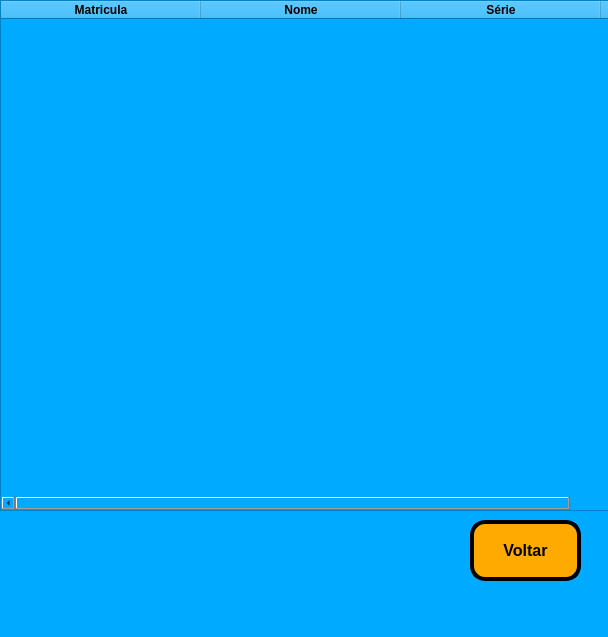
<?xml version="1.0" encoding="UTF-8"?>
<ui version="4.0">
 <class>MainWindow</class>
 <widget class="QMainWindow" name="MainWindow">
  <property name="geometry">
   <rect>
    <x>0</x>
    <y>0</y>
    <width>608</width>
    <height>637</height>
   </rect>
  </property>
  <property name="windowTitle">
   <string>Lista Alunos</string>
  </property>
  <property name="styleSheet">
   <string notr="true">background-color: rgb(0, 170, 255);</string>
  </property>
  <widget class="QWidget" name="centralwidget">
   <widget class="QPushButton" name="pushButton">
    <property name="geometry">
     <rect>
      <x>470</x>
      <y>520</y>
      <width>111</width>
      <height>61</height>
     </rect>
    </property>
    <property name="font">
     <font>
      <pointsize>12</pointsize>
      <weight>75</weight>
      <bold>true</bold>
     </font>
    </property>
    <property name="styleSheet">
     <string notr="true">background-color: rgb(255, 170, 0);
border-radius: 15px;
border-style: outset;
border-width: 4px;
border-color: black;</string>
    </property>
    <property name="text">
     <string>Voltar</string>
    </property>
    <property name="icon">
     <iconset>
      <normaloff>../../../../.designer/backup/voltar.png</normaloff>../../../../.designer/backup/voltar.png</iconset>
    </property>
   </widget>
   <widget class="QTableWidget" name="tableWidget">
    <property name="geometry">
     <rect>
      <x>0</x>
      <y>0</y>
      <width>771</width>
      <height>511</height>
     </rect>
    </property>
    <property name="font">
     <font>
      <pointsize>12</pointsize>
      <weight>75</weight>
      <bold>true</bold>
     </font>
    </property>
    <property name="styleSheet">
     <string notr="true">tableWidget.setColumnWidth(0, 1555)</string>
    </property>
    <attribute name="horizontalHeaderVisible">
     <bool>true</bool>
    </attribute>
    <attribute name="horizontalHeaderDefaultSectionSize">
     <number>200</number>
    </attribute>
    <attribute name="horizontalHeaderHighlightSections">
     <bool>true</bool>
    </attribute>
    <attribute name="verticalHeaderVisible">
     <bool>false</bool>
    </attribute>
    <attribute name="verticalHeaderHighlightSections">
     <bool>false</bool>
    </attribute>
    <column>
     <property name="text">
      <string>Matricula</string>
     </property>
     <property name="font">
      <font>
       <weight>75</weight>
       <bold>true</bold>
      </font>
     </property>
    </column>
    <column>
     <property name="text">
      <string>Nome</string>
     </property>
     <property name="font">
      <font>
       <weight>75</weight>
       <bold>true</bold>
      </font>
     </property>
    </column>
    <column>
     <property name="text">
      <string>Série</string>
     </property>
     <property name="font">
      <font>
       <weight>75</weight>
       <bold>true</bold>
      </font>
     </property>
    </column>
    <column>
     <property name="text">
      <string>Contato</string>
     </property>
     <property name="font">
      <font>
       <weight>75</weight>
       <bold>true</bold>
      </font>
     </property>
    </column>
   </widget>
  </widget>
  <widget class="QMenuBar" name="menubar">
   <property name="geometry">
    <rect>
     <x>0</x>
     <y>0</y>
     <width>608</width>
     <height>26</height>
    </rect>
   </property>
  </widget>
  <widget class="QStatusBar" name="statusbar"/>
 </widget>
 <resources/>
 <connections/>
</ui>
